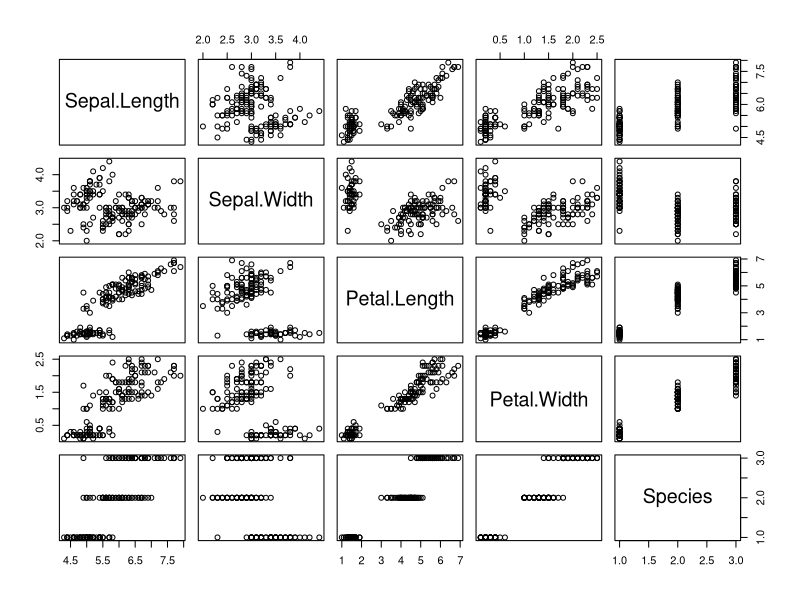
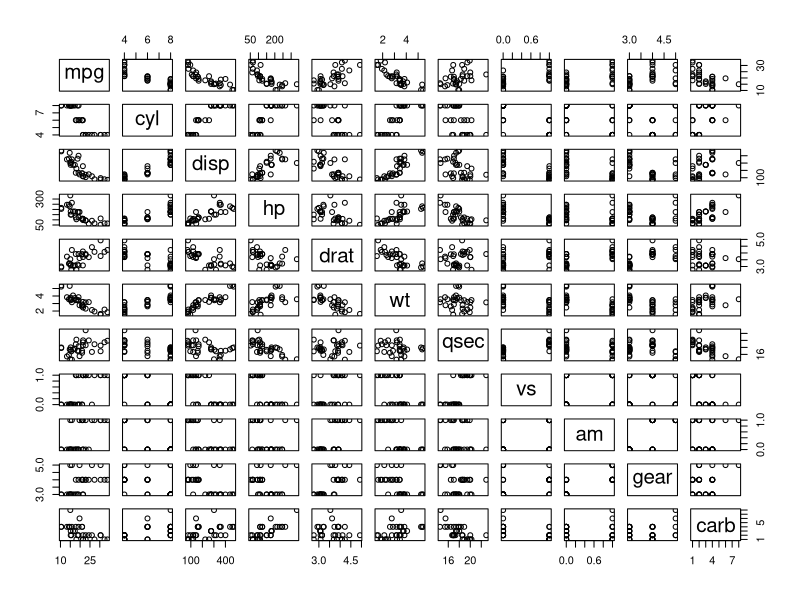
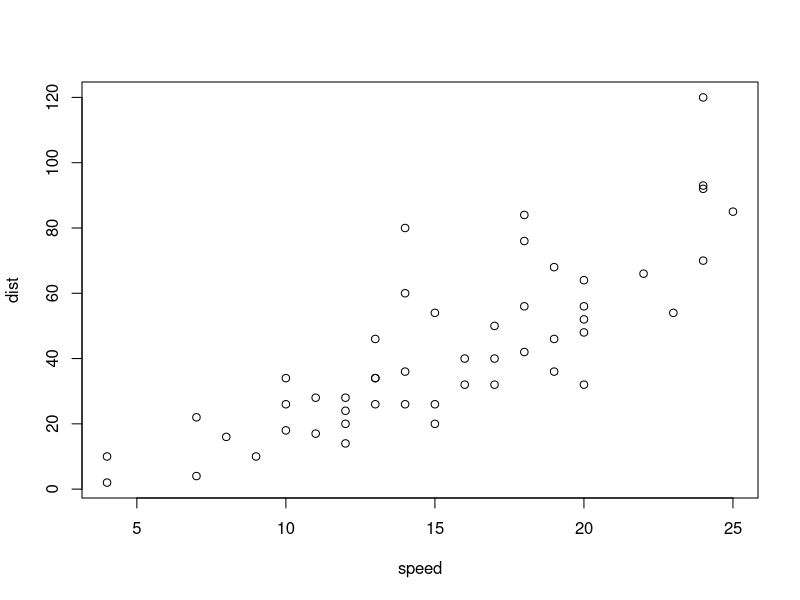

Write the R code that produced these figures, in order.
library(tidyverse)
packageVersion("tidyverse")
library(MASS)

# Faz um gráfico
plot(iris)

plot(mtcars)

# Faz mais um gráfico
plot(cars)
